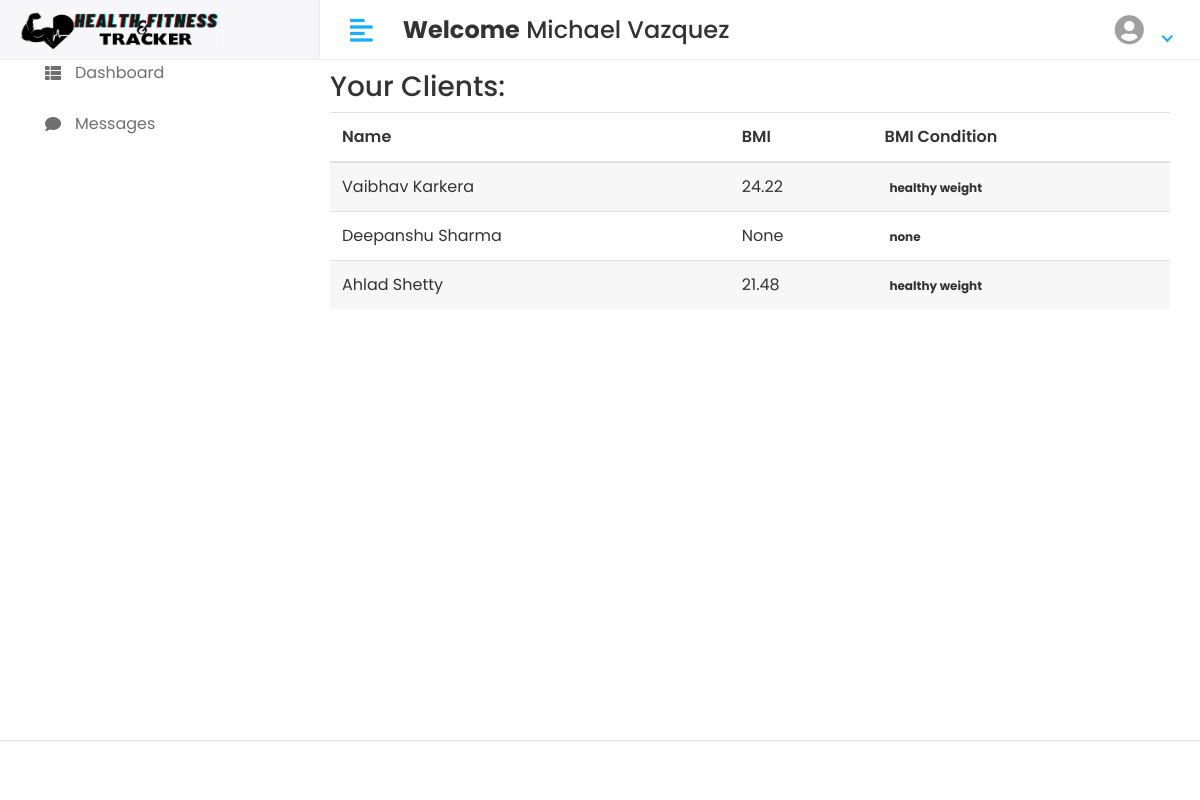
/trainer_dashboard/ (signed in), run on the app's committed database.
### app/models.py (models this page shows, shortened)
class CustomUser(AbstractUser):
    USER = (
        ('1', 'USER'),
        ('2', 'TRAINER'),
        ('3', 'ADMIN')
    )
    user_type = models.CharField(choices=USER, max_length=50, default=1)
    selected_trainer = models.ForeignKey(
        'self',
        on_delete=models.SET_NULL,
        null=True,
        blank=True,
        related_name='clients',  # This is the reverse relation name
        default=None,
        limit_choices_to={'user_type': '1'}
    )

class BMILog(models.Model):
    user = models.ForeignKey('CustomUser', on_delete=models.CASCADE, related_name='bmi_records')
    height = models.DecimalField(max_digits=5, decimal_places=2)  # Height in centimeters
    weight = models.DecimalField(max_digits=5, decimal_places=2)  # Weight in kilograms
    bmi = models.DecimalField(max_digits=5, decimal_places=2)  # BMI value
    log_date = models.DateField(null=True, blank=True)

### health_and_fitness_tracker/trainer_views.py (the view)
# urls.py: path('trainer_dashboard/', trainer_views.trainer_dashboard, name='trainer_dashboard'),
def trainer_dashboard(request):
    clients_with_bmi = []
    for client in request.user.clients.all():
        latest_bmi_log = BMILog.objects.filter(user=client).order_by('-log_date').first()
        if latest_bmi_log:
            latest_bmi = latest_bmi_log.bmi
            bmi_condition = get_bmi_condition(latest_bmi)  # You need to define this function
            clients_with_bmi.append({
                'client': client,
                'client_name': client.get_full_name(),
                'latest_bmi': latest_bmi,
                'bmi_condition': bmi_condition,
            })
        else:
            clients_with_bmi.append({
                'client': client,
                'client_name': client.get_full_name(),
                'latest_bmi': None,
                'bmi_condition': None,
            })
    context = {
        'clients_with_bmi': clients_with_bmi,
    }
    return render(request, 'Trainer/home.html', context)

### health_and_fitness_tracker/trainer_views.py (called while the page is built)
def get_bmi_condition(bmi):
    if bmi < 18.5:
        return 'Underweight'
    elif 18.5 <= bmi < 24.9:
        return 'Healthy weight'
    elif 25 <= bmi < 29.9:
        return 'Overweight'
    else:
        return 'Obesity'

### template/Trainer/home.html (shortened to what this page needs)
{% extends 'trainer_base.html' %}
{% block content %}
<div class="page-header">
    {% if clients_with_bmi %}
        <h3>Your Clients:</h3>
        <div class="table-responsive">
            <table class="table table-striped">
                <thead>
                    <tr>
                        <th>Name</th>
                        <th>BMI</th>
                        <th>BMI Condition</th>
                    </tr>
                </thead>
                <tbody>
                    {% for client_info in clients_with_bmi %}
                        <tr>
                            <td>{{ client_info.client_name }}</td>
                            <td>{{ client_info.latest_bmi }}</td>
                            <td>
                                <span class="badge ">
                                    {{ client_info.bmi_condition|lower }}
                                </span>
                            </td>
                        </tr>
                    {% endfor %}
                </tbody>
            </table>
        </div>
    {% else %}
        <p>You currently have no clients.</p>
    {% endif %}
</div>
    {% endblock %}

### template/trainer_base.html (shortened to what this page needs)
<!DOCTYPE html>
<html lang="en">
{% load static %}
   <head>
      <link rel="stylesheet" href="{% static 'assets/plugins/bootstrap/css/bootstrap.min.css' %}">
      <link rel="stylesheet" href="{% static 'assets/plugins/fontawesome/css/fontawesome.min.css' %}">
      <link rel="stylesheet" href="{% static 'assets/plugins/fontawesome/css/all.min.css' %}">
      <link rel="stylesheet" href="{% static 'assets/css/style.css' %}">
   </head>
   <body>
   <div class="main-wrapper">
      <div class="header">
         <div class="header-left">
            <a href="#" class="logo">
               <img src="{% static 'assets/img/logofinal.png' %}" alt="Logo" width="200" height="45">
            </a>
         </div>
         <a href="javascript:void(0);" id="toggle_btn">
            <i class="fas fa-align-left"></i>
         </a>
         <div class="top-nav-search mt-3">
            <h4><strong>Welcome</strong>&nbsp;<span>{{user.first_name}} {{ user.last_name }}</span>&nbsp;</h4>
         </div>
         <ul class="nav user-menu">
            <li class="nav-item dropdown has-arrow">
               <a href="#" class="dropdown-toggle nav-link" data-toggle="dropdown">
                  <span class="user-img"><i class="fa fa-user-circle" style="font-size:30px;padding:15px 8px 0 0;"></i></span>
               </a>
            </li>
         </ul>
      </div>
      <div class="container-fluid">
         <div class="row">
            <div class="col-md-3">
               <div class="sidebar" id="sidebar">
                  <div class="sidebar-inner slimscroll">
                     <div id="sidebar-menu" class="sidebar-menu">
                        <ul>
                           <li class="menu-title">
                              <span>Main Menu</span>
                           </li>
                           <li>
                              <a href="{% url 'trainer_dashboard' %}"><i class="fa fa-th-list"></i> <span>Dashboard</span></a>
                           </li>
                           <li>
                              <a href="{% url 'trainer_messages' %}"><i class="fas fa-comment"></i> <span>Messages</span></a>
                           </li>
                        </ul>
                     </div>
                  </div>
               </div>
            </div>
            <div class="col-md-9" style="margin-top: 70px;">
               <div class="content container-fluid">
                  {% block content %}
                  {% endblock %}
               </div>
            </div>
         </div>
      </div>
      {% include 'includes/footer.html' %}
    </div>
   </body>
</html>

### static/assets/css/style.css (style rules this page uses)
html { height: 100%; }
body { background-color: #fff; color: #333; font-family: 'Poppins', sans-serif; font-size: 1rem; height: 100%; line-height: 1.5; overflow-x: hidden; }
h1, h2, h3, h4, h5, h6 { font-family: 'Poppins', sans-serif; margin-top: 0; }
a { color: #009ce7; }
input, button, a { transition: all 0.4s ease; -moz-transition: all 0.4s ease; -o-transition: all 0.4s ease; -ms-transition: all 0.4s ease; -webkit-transition: all 0.4s ease; }
ul, ol { padding: 0px; list-style: none; }
.table { color: #333; max-width: 100%; margin-bottom: 0; width: 100%; }
.table-striped > tbody > tr:nth-of-type(2n+1) { background-color: #f8f9fa; }
.table thead tr th { font-weight: 600; }
.table tbody tr { border-bottom: 1px solid rgba(0, 0, 0, 0.05); }
.table-striped thead tr { border-color: transparent; }
.table-striped tbody tr { border-color: transparent; }
.table-striped tbody tr:nth-of-type(even) { background-color: rgba(255, 255, 255, 0.3); }
.table-striped tbody tr:nth-of-type(odd) { background-color: rgba(235, 235, 235, 0.4); }
.header { background-color: #fff; border-bottom: 1px solid #f3f3f4; left: 0; position: fixed; right: 0; top: 0; z-index: 1001; height: 60px; }
.header .header-left { float: left; height: 60px; padding: 0 20px; position: relative; width: 320px; z-index: 1; transition: all 0.2s ease-in-out; background-color: #f7f7fa; border-bottom: 1px solid #efefef; border-right: 1px solid #ececf5; display: flex; align-items: center; }
.header .header-left .logo { display: inline-block; line-height: 60px; width: 200px; }
.header .header-left .logo img { max-height: 100px; }
.header .dropdown-toggle:after { display: none; }
.header .has-arrow .dropdown-toggle:after { border-top: 0; border-left: 0; border-bottom: 2px solid #18aefa; border-right: 2px solid #18aefa; content: ''; height: 8px; display: inline-block; pointer-events: none; -webkit-transform-origin: 66% 66%; -ms-transform-origin: 66% 66%; transform-origin: 66% 66%; -webkit-transform: rotate(45deg); -ms-transform: rotate(45deg); transform: rotate(45deg); -webkit-transition: all 0.15s ease-in-out; transition: all 0.15s ease-in-out; width: 8px; vertical-align: 0px; }
.user-menu { float: right; margin: 0; position: relative; z-index: 99; padding-right: 15px; }
.user-menu.nav > li > a { color: #a0a0a0; font-size: 14px; line-height: 58px; padding: 0 15px; height: 60px; }
.user-img { margin-right: 3px; position: relative; }
.menu-title { color: #a3a3a3; display: block; font-size: 14px; margin-bottom: 5px; padding: 0 25px; }
.top-nav-search { float: left; margin-left: 15px; }
.sidebar-inner { height: 100%; min-height: 100%; transition: all 0.2s ease-in-out 0s; }
.sidebar-menu { padding: 15px; }
.sidebar-menu ul { font-size: 15px; list-style-type: none; margin: 0; padding: 0; position: relative; }
.sidebar-menu li a { color: #6f6f6f; display: block; font-size: 16px; height: auto; padding: 0 20px; }
.menu-title { color: #9e9e9e; display: flex; font-size: 14px; opacity: 1; padding: 5px 15px; white-space: nowrap; }
.sidebar .sidebar-menu > ul > li > a span { transition: all 0.2s ease-in-out 0s; display: inline-block; margin-left: 10px; white-space: nowrap; }
.sidebar-menu > ul > li { margin-bottom: 3px; position: relative; }
.sidebar-menu > ul > li:last-child { margin-bottom: 0; }
.sidebar-menu > ul > li > a { align-items: center; display: flex; justify-content: flex-start; padding: 12px 15px; position: relative; transition: all 0.2s ease-in-out 0s; }
.sidebar-menu ul li a i { display: inline-block; font-size: 16px; line-height: 24px; text-align: left; vertical-align: middle; width: 20px; transition: all 0.2s ease-in-out 0s; }
.main-wrapper { width: 100%; height: 100vh; min-height: 100vh; }
.page-header { margin-bottom: 1.875rem; }
@media (min-width: 992px) { #toggle_btn { align-items: center; color: #18aefa; display: inline-flex; float: left; font-size: 26px; height: 60px; justify-content: center; margin-left: 15px; padding: 0 15px; } }

### data on the page
CustomUser: first_name "Michael", last_name "Vazquez"
CustomUser: client_name "Vaibhav Karkera", latest_bmi "24.22", bmi_condition "healthy weight"
CustomUser: client_name "Deepanshu Sharma", latest_bmi "None", bmi_condition "none"
CustomUser: client_name "Ahlad Shetty", latest_bmi "21.48", bmi_condition "healthy weight"
